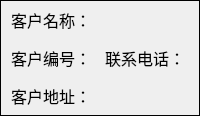
         <widget class="QFrame" name="frame_4">
          <property name="minimumSize">
           <size>
            <width>0</width>
            <height>0</height>
           </size>
          </property>
          <property name="maximumSize">
           <size>
            <width>16777215</width>
            <height>16777215</height>
           </size>
          </property>
          <property name="font">
           <font>
            <family>微软雅黑</family>
           </font>
          </property>
          <property name="styleSheet">
           <string notr="true"/>
          </property>
          <property name="frameShape">
           <enum>QFrame::Panel</enum>
          </property>
          <property name="frameShadow">
           <enum>QFrame::Plain</enum>
          </property>
          <layout class="QHBoxLayout" name="horizontalLayout_3">
           <property name="spacing">
            <number>0</number>
           </property>
           <property name="leftMargin">
            <number>10</number>
           </property>
           <property name="topMargin">
            <number>0</number>
           </property>
           <property name="rightMargin">
            <number>0</number>
           </property>
           <property name="bottomMargin">
            <number>0</number>
           </property>
           <item>
            <layout class="QVBoxLayout" name="verticalLayout">
             <property name="spacing">
              <number>0</number>
             </property>
             <item>
              <layout class="QHBoxLayout" name="horizontalLayout_10">
               <property name="spacing">
                <number>7</number>
               </property>
               <item>
                <widget class="QLabel" name="label_21">
                 <property name="sizePolicy">
                  <sizepolicy hsizetype="Fixed" vsizetype="Fixed">
                   <horstretch>0</horstretch>
                   <verstretch>0</verstretch>
                  </sizepolicy>
                 </property>
                 <property name="minimumSize">
                  <size>
                   <width>0</width>
                   <height>38</height>
                  </size>
                 </property>
                 <property name="maximumSize">
                  <size>
                   <width>16777215</width>
                   <height>38</height>
                  </size>
                 </property>
                 <property name="font">
                  <font>
                   <family>微软雅黑</family>
                   <pointsize>12</pointsize>
                   <weight>50</weight>
                   <bold>false</bold>
                  </font>
                 </property>
                 <property name="text">
                  <string>客户名称：</string>
                 </property>
                </widget>
               </item>
               <item>
                <widget class="QLabel" name="label_ClientName">
                 <property name="sizePolicy">
                  <sizepolicy hsizetype="Preferred" vsizetype="Fixed">
                   <horstretch>0</horstretch>
                   <verstretch>0</verstretch>
                  </sizepolicy>
                 </property>
                 <property name="minimumSize">
                  <size>
                   <width>0</width>
                   <height>38</height>
                  </size>
                 </property>
                 <property name="font">
                  <font>
                   <family>微软雅黑</family>
                   <pointsize>12</pointsize>
                   <weight>50</weight>
                   <bold>false</bold>
                  </font>
                 </property>
                 <property name="text">
                  <string/>
                 </property>
                 <property name="alignment">
                  <set>Qt::AlignLeading|Qt::AlignLeft|Qt::AlignVCenter</set>
                 </property>
                </widget>
               </item>
              </layout>
             </item>
             <item>
              <layout class="QHBoxLayout" name="horizontalLayout_12">
               <item>
                <widget class="QLabel" name="label_22">
                 <property name="sizePolicy">
                  <sizepolicy hsizetype="Fixed" vsizetype="Fixed">
                   <horstretch>0</horstretch>
                   <verstretch>0</verstretch>
                  </sizepolicy>
                 </property>
                 <property name="minimumSize">
                  <size>
                   <width>0</width>
                   <height>38</height>
                  </size>
                 </property>
                 <property name="maximumSize">
                  <size>
                   <width>16777215</width>
                   <height>38</height>
                  </size>
                 </property>
                 <property name="font">
                  <font>
                   <family>微软雅黑</family>
                   <pointsize>12</pointsize>
                   <weight>50</weight>
                   <bold>false</bold>
                  </font>
                 </property>
                 <property name="text">
                  <string>客户编号：</string>
                 </property>
                </widget>
               </item>
               <item>
                <widget class="QLabel" name="label_ClientNum">
                 <property name="font">
                  <font>
                   <family>Arial</family>
                   <pointsize>12</pointsize>
                   <weight>50</weight>
                   <bold>false</bold>
                  </font>
                 </property>
                 <property name="text">
                  <string/>
                 </property>
                 <property name="alignment">
                  <set>Qt::AlignLeading|Qt::AlignLeft|Qt::AlignVCenter</set>
                 </property>
                </widget>
               </item>
               <item>
                <widget class="QLabel" name="label_25">
                 <property name="sizePolicy">
                  <sizepolicy hsizetype="Fixed" vsizetype="Fixed">
                   <horstretch>0</horstretch>
                   <verstretch>0</verstretch>
                  </sizepolicy>
                 </property>
                 <property name="minimumSize">
                  <size>
                   <width>0</width>
                   <height>38</height>
                  </size>
                 </property>
                 <property name="font">
                  <font>
                   <family>微软雅黑</family>
                   <pointsize>12</pointsize>
                   <weight>50</weight>
                   <bold>false</bold>
                  </font>
                 </property>
                 <property name="text">
                  <string>联系电话：</string>
                 </property>
                </widget>
               </item>
               <item>
                <widget class="QLabel" name="label_ContactTelephone_2">
                 <property name="font">
                  <font>
                   <family>Arial</family>
                   <pointsize>12</pointsize>
                   <weight>50</weight>
                   <bold>false</bold>
                  </font>
                 </property>
                 <property name="text">
                  <string/>
                 </property>
                 <property name="alignment">
                  <set>Qt::AlignLeading|Qt::AlignLeft|Qt::AlignVCenter</set>
                 </property>
                </widget>
               </item>
              </layout>
             </item>
             <item>
              <layout class="QHBoxLayout" name="horizontalLayout_13">
               <item>
                <widget class="QLabel" name="label_23">
                 <property name="sizePolicy">
                  <sizepolicy hsizetype="Fixed" vsizetype="Fixed">
                   <horstretch>0</horstretch>
                   <verstretch>0</verstretch>
                  </sizepolicy>
                 </property>
                 <property name="minimumSize">
                  <size>
                   <width>0</width>
                   <height>38</height>
                  </size>
                 </property>
                 <property name="font">
                  <font>
                   <family>微软雅黑</family>
                   <pointsize>12</pointsize>
                   <weight>50</weight>
                   <bold>false</bold>
                  </font>
                 </property>
                 <property name="text">
                  <string>客户地址：</string>
                 </property>
                </widget>
               </item>
               <item>
                <widget class="QLabel" name="label_address">
                 <property name="font">
                  <font>
                   <family>微软雅黑</family>
                   <pointsize>12</pointsize>
                   <weight>50</weight>
                   <bold>false</bold>
                  </font>
                 </property>
                 <property name="text">
                  <string/>
                 </property>
                 <property name="alignment">
                  <set>Qt::AlignLeading|Qt::AlignLeft|Qt::AlignVCenter</set>
                 </property>
                </widget>
               </item>
              </layout>
             </item>
            </layout>
           </item>
          </layout>
         </widget>
